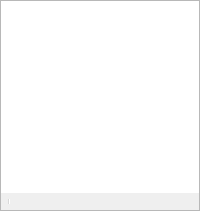
  <widget class="OBSDock" name="sourcesDock">
   <property name="features">
    <set>QDockWidget::AllDockWidgetFeatures</set>
   </property>
   <property name="windowTitle">
    <string>Basic.Main.Sources</string>
   </property>
   <attribute name="dockWidgetArea">
    <number>8</number>
   </attribute>
   <widget class="QWidget" name="dockWidgetContents_6">
    <layout class="QVBoxLayout" name="verticalLayout_5">
     <property name="spacing">
      <number>0</number>
     </property>
     <property name="leftMargin">
      <number>0</number>
     </property>
     <property name="topMargin">
      <number>0</number>
     </property>
     <property name="rightMargin">
      <number>0</number>
     </property>
     <property name="bottomMargin">
      <number>0</number>
     </property>
     <item>
      <widget class="QFrame" name="sourcesFrame">
       <property name="sizePolicy">
        <sizepolicy hsizetype="Expanding" vsizetype="Expanding">
         <horstretch>0</horstretch>
         <verstretch>0</verstretch>
        </sizepolicy>
       </property>
       <property name="minimumSize">
        <size>
         <width>160</width>
         <height>0</height>
        </size>
       </property>
       <property name="frameShape">
        <enum>QFrame::StyledPanel</enum>
       </property>
       <property name="frameShadow">
        <enum>QFrame::Sunken</enum>
       </property>
       <layout class="QVBoxLayout" name="verticalLayout_17">
        <property name="spacing">
         <number>0</number>
        </property>
        <property name="leftMargin">
         <number>0</number>
        </property>
        <property name="topMargin">
         <number>0</number>
        </property>
        <property name="rightMargin">
         <number>0</number>
        </property>
        <property name="bottomMargin">
         <number>0</number>
        </property>
        <item>
         <widget class="SourceTree" name="sources">
          <property name="sizePolicy">
           <sizepolicy hsizetype="Preferred" vsizetype="Expanding">
            <horstretch>0</horstretch>
            <verstretch>0</verstretch>
           </sizepolicy>
          </property>
          <property name="contextMenuPolicy">
           <enum>Qt::CustomContextMenu</enum>
          </property>
          <property name="frameShape">
           <enum>QFrame::NoFrame</enum>
          </property>
          <property name="showDropIndicator" stdset="0">
           <bool>true</bool>
          </property>
          <property name="dragEnabled">
           <bool>true</bool>
          </property>
          <property name="dragDropMode">
           <enum>QAbstractItemView::InternalMove</enum>
          </property>
          <property name="defaultDropAction">
           <enum>Qt::TargetMoveAction</enum>
          </property>
          <property name="selectionMode">
           <enum>QAbstractItemView::ExtendedSelection</enum>
          </property>
          <addaction name="actionRemoveSource"/>
         </widget>
        </item>
        <item>
         <widget class="QToolBar" name="sourcesToolbar">
          <property name="iconSize">
           <size>
            <width>16</width>
            <height>16</height>
           </size>
          </property>
          <property name="floatable">
           <bool>false</bool>
          </property>
          <addaction name="actionAddSource"/>
          <addaction name="actionRemoveSource"/>
          <addaction name="actionSourceProperties"/>
          <addaction name="separator"/>
          <addaction name="actionSourceUp"/>
          <addaction name="actionSourceDown"/>
         </widget>
        </item>
        <item>
         <spacer name="sourcesFixedSizeHSpacer">
          <property name="orientation">
           <enum>Qt::Horizontal</enum>
          </property>
          <property name="sizeType">
           <enum>QSizePolicy::Fixed</enum>
          </property>
          <property name="sizeHint" stdset="0">
           <size>
            <width>150</width>
            <height>0</height>
           </size>
          </property>
         </spacer>
        </item>
       </layout>
      </widget>
     </item>
    </layout>
   </widget>
  </widget>
